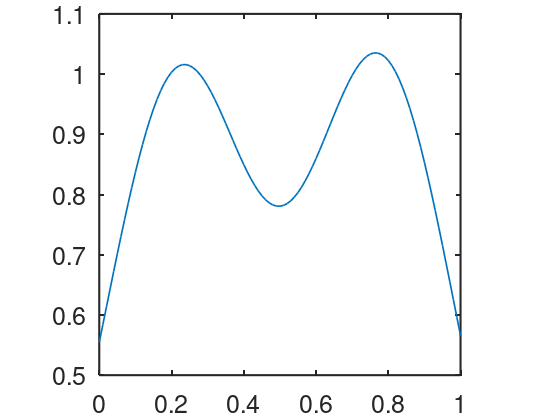
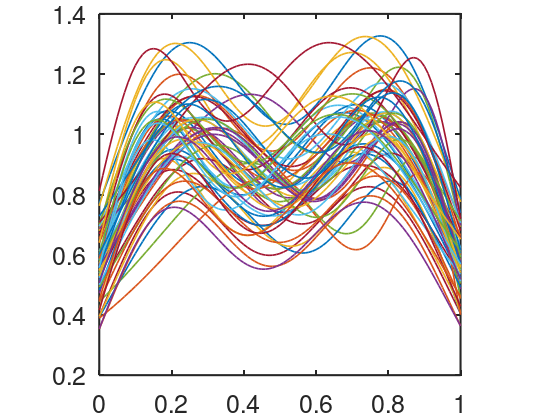

Source code (MATLAB) for these figures, in order: (Note: this script raises an error after producing the figures.)
%%%%%%%%%%%%%%%%%%%%%%%%%%%%%%%%%%%%%%%%%%%%%%%%%%%%%%%%%%%%%%%%%%%%%%%%%%%%%%%%%%%%%%%%%%
%%% Generate data
%%%%%%%%%%%%%%%%%%%%%%%%%%%%%%%%%%%%%%%%%%%%%%%%%%%%%%%%%%%%%%%%%%%%%%%%%%%%%%%%%%%%%%%%%%
close all; clear all;
nsize = 18;
rng("default");
N = 101;
time_gap = 1/(N-1);
t = linspace(0, 1, N);
for j =1:N 
    g(j) = 0.99*exp(-(t(j)-0.22).^2*12) + 1.01*exp(-(t(j)-0.78).^2*12);
end
figure(1);clf;
plot(t, g,'linewidth', 1.2);
pbaspect([1 1 1]);
xlim([0,1]);
xticks([0 0.2 0.4 0.6 0.8 1]);
set(gca, 'Fontsize', nsize,'linewidth', 1.5)
set(gcf,'paperpositionmode','auto');
set(gcf,'windowstyle','normal');
set(gca,'LooseInset',max(get(gca,'TightInset'), 0.02))
set(gca,'fontweight','normal')
opts.Colors     = get(groot,'defaultAxesColorOrder');
opts.saveFolder = 'img/';
opts.width      = 12;
opts.height     = 10;
opts.fontType   = 'Times';

M_SET = [5, 10:10:60];
M_SET = 60;
U = sqrt(3)*2*(t-0.5);
record = [];
cnt = 1;
for M = M_SET
    for i = 1:M
        coeff = normrnd(0, 0.2);
        c = normrnd(1, 0.1);
        error = normrnd(0, 0.1);
        h = coeff*U;
        temp = cumtrapz(exp(h))./trapz(exp(h));
        gamma(i,:) = (temp-min(temp))/(max(temp)-min(temp));
        f(i,:) = c*interp1(t,g, gamma(i,:))+error;
        q(i,:) = sign(gradient(f(i,:))/time_gap).*sqrt(abs(gradient(f(i,:))/time_gap));
    end
% figure(2);clf;
% hold on;
% plot(t, gamma,'linewidth', 1.2);
% plot(t, t, 'k','linewidth', 2)
% axis equal;
% ylim([0,1]);
% xlim([0,1]);
% xticks([0 0.2 0.4 0.6 0.8 1]);
% set(gca, 'Fontsize', nsize,'linewidth', 1.5)
% set(gcf,'paperpositionmode','auto');
% set(gcf,'windowstyle','normal');
% set(gca,'LooseInset',max(get(gca,'TightInset'), 0.02))
% set(gca,'fontweight','normal')
% opts.Colors     = get(groot,'defaultAxesColorOrder');
% opts.saveFolder = 'img/';
% opts.width      = 12;
% opts.height     = 10;
% opts.fontType   = 'Times';
% 
figure(3);clf;
plot(t, f,'linewidth', 1.2);
pbaspect([1 1 1]);
xlim([0,1]);
xticks([0 0.2 0.4 0.6 0.8 1]);
set(gca, 'Fontsize', nsize,'linewidth', 1.5)
set(gcf,'paperpositionmode','auto');
set(gcf,'windowstyle','normal');
set(gca,'LooseInset',max(get(gca,'TightInset'), 0.02))
set(gca,'fontweight','normal')
opts.Colors     = get(groot,'defaultAxesColorOrder');
opts.saveFolder = 'img/';
opts.width      = 12;
opts.height     = 10;
opts.fontType   = 'Times';
% 
% figure(4);clf;
% plot(t, q);

% initial a qg =  q1
    qg = q(1,:);
    fg = f(1,:);
    for i = 1:M
        temp = DynamicProgrammingQ(q(i,:), qg, 0, 0);
        gamma_et(i,:) = temp';
        h_temp = gradient(gamma_et(i,:), t);
        h_et(i,:) = log(h_temp)-trapz(t, log(h_temp));
    end
    h_bar = mean(h_et);
    temp_bar = cumtrapz(exp(h_bar))./trapz(exp(h_bar));
    gamma_bar = (temp_bar-min(temp_bar))/(max(temp_bar)-min(temp_bar));
    inv_gamma_bar = interp1(gamma_bar, t, t)';
    
    for i = 1:M
        cen_gamma_et(i,:) = interp1(t, gamma_et(i,:), inv_gamma_bar);
        f_(i,:) = interp1(t, f(i,:), cen_gamma_et(i,:));
    end
    est_g = mean(f_);
    record(cnt) = norm(g-est_g);
    cnt = cnt + 1;
end


figure(5);clf;
plot(t, est_g,'linewidth', 1.2);
hold on;
plot(t, g,'linewidth', 1.2);
legend({'{$g$}','$\hat{g}_n$'},'Interpreter','latex','Box','off','FontSize',25)
pbaspect([1 1 1]);
xlim([0,1]);
xticks([0 0.2 0.4 0.6 0.8 1]);
set(gca, 'Fontsize', nsize,'linewidth', 1.5)
set(gcf,'paperpositionmode','auto');
set(gcf,'windowstyle','normal');
set(gca,'LooseInset',max(get(gca,'TightInset'), 0.02))
set(gca,'fontweight','normal')
opts.Colors     = get(groot,'defaultAxesColorOrder');
opts.saveFolder = 'img/';
opts.width      = 12;
opts.height     = 10;
opts.fontType   = 'Times';

for i = 1: M_SET
    f_al(i,:) = interp1(t,f(i,:), cen_gamma_et(i,:));
end
figure(6);clf;
plot(t, f_al,'linewidth', 1.2);
pbaspect([1 1 1]);
xlim([0,1]);
xticks([0 0.2 0.4 0.6 0.8 1]);
set(gca, 'Fontsize', nsize,'linewidth', 1.5)
set(gcf,'paperpositionmode','auto');
set(gcf,'windowstyle','normal');
set(gca,'LooseInset',max(get(gca,'TightInset'), 0.02))
set(gca,'fontweight','normal')
opts.Colors     = get(groot,'defaultAxesColorOrder');
opts.saveFolder = 'img/';
opts.width      = 12;
opts.height     = 10;
opts.fontType   = 'Times';

figure(7);clf;
plot(t, cen_gamma_et,'linewidth', 1.2);
hold on;
plot(t, mean(cen_gamma_et),'k','linewidth', 2);
pbaspect([1 1 1]);
xlim([0,1]);
xticks([0 0.2 0.4 0.6 0.8 1]);
set(gca, 'Fontsize', nsize,'linewidth', 1.5)
set(gcf,'paperpositionmode','auto');
set(gcf,'windowstyle','normal');
set(gca,'LooseInset',max(get(gca,'TightInset'), 0.02))
set(gca,'fontweight','normal')
opts.Colors     = get(groot,'defaultAxesColorOrder');
opts.saveFolder = 'img/';
opts.width      = 12;
opts.height     = 10;
opts.fontType   = 'Times';
% figure(6);clf;
% plot(M_SET(1:7), record(1:7),'linewidth', 1.2);
% hold on;
% scatter(M_SET(1:7), record(1:7),50,'b.');
% % xlim([5 5000])
% xticks([5, 10, 20, 30, 40, 50, 60]);
% pbaspect([1 1 1]);
% set(gca, 'Fontsize', nsize,'linewidth', 1.5)
% set(gcf,'paperpositionmode','auto');
% set(gcf,'windowstyle','normal');
% set(gca,'LooseInset',max(get(gca,'TightInset'), 0.02))
% set(gca,'fontweight','normal')
% opts.Colors     = get(groot,'defaultAxesColorOrder');
% opts.saveFolder = 'img/';
% opts.width      = 12;
% opts.height     = 10;
% opts.fontType   = 'Times';